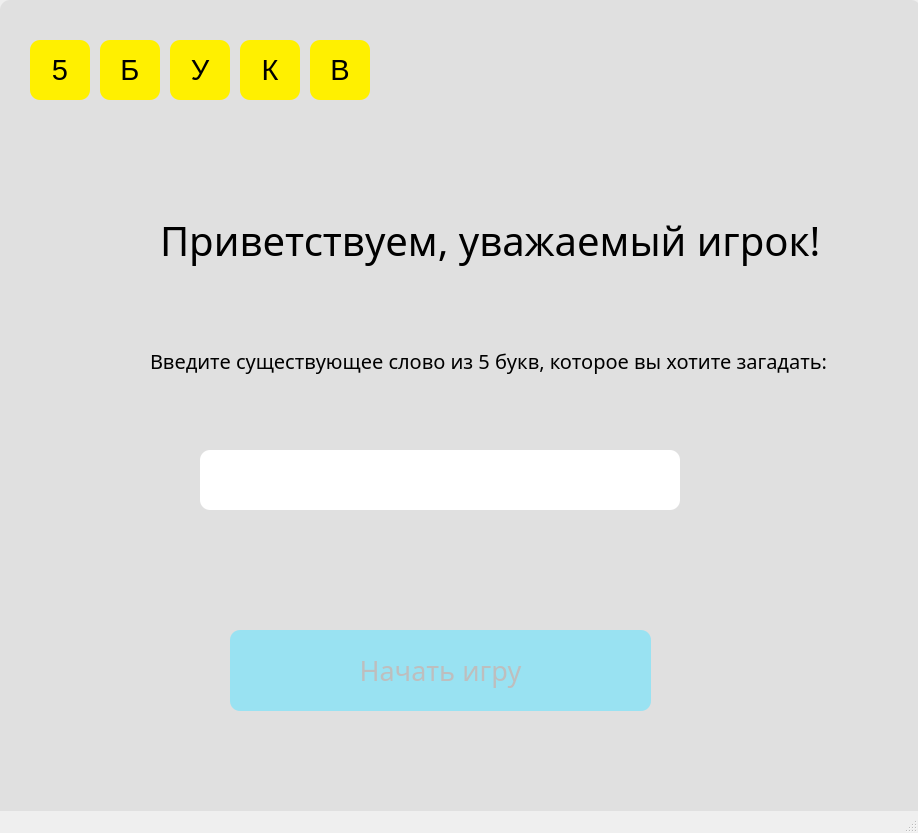
<?xml version="1.0" encoding="UTF-8"?>
<ui version="4.0">
 <class>MainWindow</class>
 <widget class="QMainWindow" name="MainWindow">
  <property name="geometry">
   <rect>
    <x>0</x>
    <y>0</y>
    <width>918</width>
    <height>833</height>
   </rect>
  </property>
  <property name="windowTitle">
   <string>5 Букв</string>
  </property>
  <widget class="QWidget" name="centralwidget">
   <widget class="QFrame" name="frame">
    <property name="geometry">
     <rect>
      <x>0</x>
      <y>0</y>
      <width>921</width>
      <height>831</height>
     </rect>
    </property>
    <property name="font">
     <font>
      <family>Yu Gothic Light</family>
      <pointsize>11</pointsize>
      <weight>75</weight>
      <bold>true</bold>
     </font>
    </property>
    <property name="mouseTracking">
     <bool>false</bool>
    </property>
    <property name="styleSheet">
     <string notr="true">background-color: #e0e0e0;border-radius: 10px ;</string>
    </property>
    <property name="frameShape">
     <enum>QFrame::StyledPanel</enum>
    </property>
    <property name="frameShadow">
     <enum>QFrame::Raised</enum>
    </property>
    <widget class="QLabel" name="label">
     <property name="geometry">
      <rect>
       <x>150</x>
       <y>310</y>
       <width>771</width>
       <height>101</height>
      </rect>
     </property>
     <property name="font">
      <font>
       <family>Yu Gothic UI Light</family>
       <pointsize>15</pointsize>
       <weight>50</weight>
       <bold>false</bold>
      </font>
     </property>
     <property name="text">
      <string>Введите существующее слово из 5 букв, которое вы хотите загадать:</string>
     </property>
    </widget>
    <widget class="QLabel" name="label_7">
     <property name="geometry">
      <rect>
       <x>580</x>
       <y>590</y>
       <width>55</width>
       <height>16</height>
      </rect>
     </property>
     <property name="text">
      <string/>
     </property>
    </widget>
    <widget class="QLabel" name="label_5">
     <property name="geometry">
      <rect>
       <x>100</x>
       <y>40</y>
       <width>60</width>
       <height>60</height>
      </rect>
     </property>
     <property name="font">
      <font>
       <family>Yu Gothic UI</family>
       <pointsize>22</pointsize>
       <weight>50</weight>
       <bold>false</bold>
      </font>
     </property>
     <property name="styleSheet">
      <string notr="true">background-color:#fff000</string>
     </property>
     <property name="text">
      <string>Б</string>
     </property>
     <property name="alignment">
      <set>Qt::AlignCenter</set>
     </property>
    </widget>
    <widget class="QLabel" name="label_6">
     <property name="geometry">
      <rect>
       <x>170</x>
       <y>40</y>
       <width>60</width>
       <height>60</height>
      </rect>
     </property>
     <property name="font">
      <font>
       <family>Yu Gothic UI</family>
       <pointsize>22</pointsize>
       <weight>50</weight>
       <italic>false</italic>
       <bold>false</bold>
       <strikeout>false</strikeout>
      </font>
     </property>
     <property name="styleSheet">
      <string notr="true">background-color:#fff000</string>
     </property>
     <property name="text">
      <string>У</string>
     </property>
     <property name="alignment">
      <set>Qt::AlignCenter</set>
     </property>
    </widget>
    <widget class="QLabel" name="label_8">
     <property name="geometry">
      <rect>
       <x>310</x>
       <y>40</y>
       <width>60</width>
       <height>60</height>
      </rect>
     </property>
     <property name="font">
      <font>
       <family>Yu Gothic UI</family>
       <pointsize>22</pointsize>
       <weight>50</weight>
       <bold>false</bold>
      </font>
     </property>
     <property name="styleSheet">
      <string notr="true">background-color:#fff000</string>
     </property>
     <property name="text">
      <string>В</string>
     </property>
     <property name="alignment">
      <set>Qt::AlignCenter</set>
     </property>
    </widget>
    <widget class="QLabel" name="label_9">
     <property name="geometry">
      <rect>
       <x>240</x>
       <y>40</y>
       <width>60</width>
       <height>60</height>
      </rect>
     </property>
     <property name="font">
      <font>
       <family>Yu Gothic UI</family>
       <pointsize>22</pointsize>
       <weight>50</weight>
       <bold>false</bold>
      </font>
     </property>
     <property name="styleSheet">
      <string notr="true">background-color:#fff000</string>
     </property>
     <property name="text">
      <string>К</string>
     </property>
     <property name="alignment">
      <set>Qt::AlignCenter</set>
     </property>
    </widget>
    <widget class="QLabel" name="label_10">
     <property name="geometry">
      <rect>
       <x>30</x>
       <y>40</y>
       <width>60</width>
       <height>60</height>
      </rect>
     </property>
     <property name="font">
      <font>
       <family>Yu Gothic UI</family>
       <pointsize>22</pointsize>
      </font>
     </property>
     <property name="styleSheet">
      <string notr="true">background-color:#fff000;</string>
     </property>
     <property name="text">
      <string>5</string>
     </property>
     <property name="alignment">
      <set>Qt::AlignCenter</set>
     </property>
    </widget>
    <widget class="QPushButton" name="Play">
     <property name="enabled">
      <bool>false</bool>
     </property>
     <property name="geometry">
      <rect>
       <x>230</x>
       <y>630</y>
       <width>421</width>
       <height>81</height>
      </rect>
     </property>
     <property name="font">
      <font>
       <family>Yu Gothic UI Light</family>
       <pointsize>20</pointsize>
       <weight>50</weight>
       <bold>false</bold>
      </font>
     </property>
     <property name="styleSheet">
      <string notr="true">background-color: #e3dede; border-radius: 10px ;background-color : #99e2f2;box-shadow: 0 0 10px 0 #3498db inset, 0 0 10px 4px #3498db;</string>
     </property>
     <property name="text">
      <string>Начать игру</string>
     </property>
    </widget>
    <widget class="QLineEdit" name="lineEdit">
     <property name="geometry">
      <rect>
       <x>340</x>
       <y>270</y>
       <width>113</width>
       <height>22</height>
      </rect>
     </property>
    </widget>
    <widget class="QLineEdit" name="word">
     <property name="geometry">
      <rect>
       <x>200</x>
       <y>450</y>
       <width>480</width>
       <height>60</height>
      </rect>
     </property>
     <property name="font">
      <font>
       <family>Yu Gothic UI Light</family>
       <pointsize>20</pointsize>
       <weight>50</weight>
       <bold>false</bold>
      </font>
     </property>
     <property name="styleSheet">
      <string notr="true">background-color:#fff</string>
     </property>
    </widget>
    <widget class="QLabel" name="label_2">
     <property name="geometry">
      <rect>
       <x>160</x>
       <y>180</y>
       <width>731</width>
       <height>121</height>
      </rect>
     </property>
     <property name="font">
      <font>
       <family>Yu Gothic UI Light</family>
       <pointsize>30</pointsize>
       <kerning>true</kerning>
      </font>
     </property>
     <property name="text">
      <string>Приветствуем, уважаемый игрок!</string>
     </property>
    </widget>
    <widget class="QLabel" name="mistake">
     <property name="geometry">
      <rect>
       <x>20</x>
       <y>540</y>
       <width>841</width>
       <height>61</height>
      </rect>
     </property>
     <property name="font">
      <font>
       <family>Yu Gothic UI Light</family>
       <pointsize>17</pointsize>
      </font>
     </property>
     <property name="text">
      <string/>
     </property>
     <property name="alignment">
      <set>Qt::AlignCenter</set>
     </property>
    </widget>
   </widget>
  </widget>
  <widget class="QStatusBar" name="statusbar"/>
 </widget>
 <resources/>
 <connections/>
</ui>
